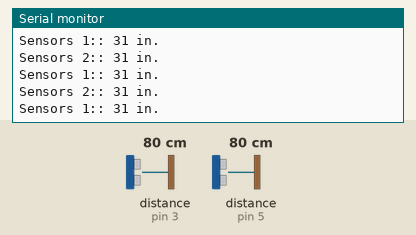
This sketch was run on a simulated Arduino Uno, built with avr-gcc and run on an emulated ATmega328P. Parts: the last lines printed to the serial monitor. Inputs (shaded band) come from the test bench; at power-on: distance to the obstacle (sensors on pin 3, pin 5) 80 cm.

Above: at 1.3 s.
1.4 s: distance to the obstacle (sensor on pin 3) set to 2 cm
At 1.85 s:
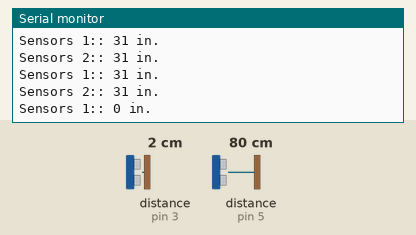
2.9 s: distance to the obstacle (sensor on pin 5) set to 2 cm
At 3.36 s:
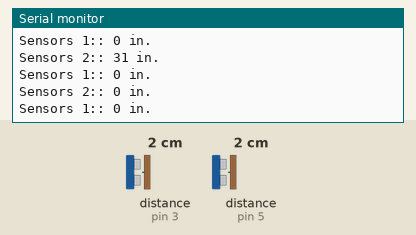
4.4 s: distance to the obstacle (sensor on pin 3) set to 4 cm
At 4.87 s:
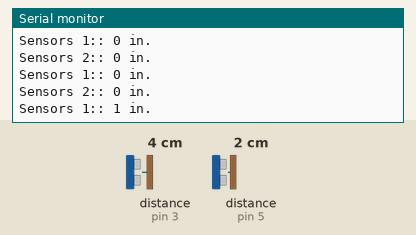
5.9 s: distance to the obstacle (sensor on pin 5) set to 4 cm
At 6.38 s:
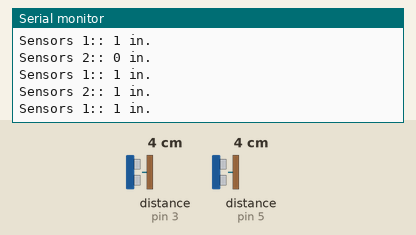
Timing chart, 0 to 8.4 s (numbered marks = the images above; inputs shaded):
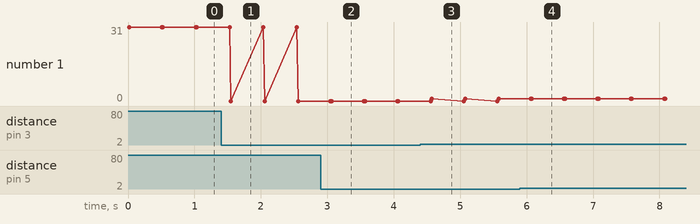

Measured:
- after the input at 1.4 s, the serial monitor: prints a new line after 0.15 s (image 1)
- after the input at 2.9 s, the serial monitor: prints a new line after 0.15 s (image 2)
- after the input at 4.4 s, the serial monitor: prints a new line after 0.17 s (image 3)
- after the input at 5.9 s, the serial monitor: prints a new line after 0.16 s (image 4)
- plotted number 1: 31 → 0 after the input at 1.4 s

The sketch:

_4Pin_4Sens.ino
```cpp
#include <NewPing.h>

NewPing sens1(2, 3, 200);
NewPing sens2(4, 5, 200);
NewPing sens3(6, 7, 200);
NewPing sens4(8, 9, 200);

void setup() {
  Serial.begin(9600);
  Serial.println("Ping Sensors on");
}

void loop() {
  front();
}

void front() {
  ss1();
  delay (500);
  ss2();
}

void rear() {
  ss3();
  delay(500);
  ss4();
}

void ss1() {
  Serial.print("Sensors 1:: ");
  Serial.print(sens1.ping_in());
  Serial.println(" in.");
}

void ss2() {
  Serial.print("Sensors 2:: ");
  Serial.print(sens2.ping_in());
  Serial.println(" in.");
}

void ss3() {
  Serial.print("Sensors 3:: ");
  Serial.print(sens3.ping_in());
  Serial.println(" in.");
}

void ss4() {
  Serial.print("Sensors 4:: ");
  Serial.print(sens4.ping_in());
  Serial.println(" in.");
}
```
